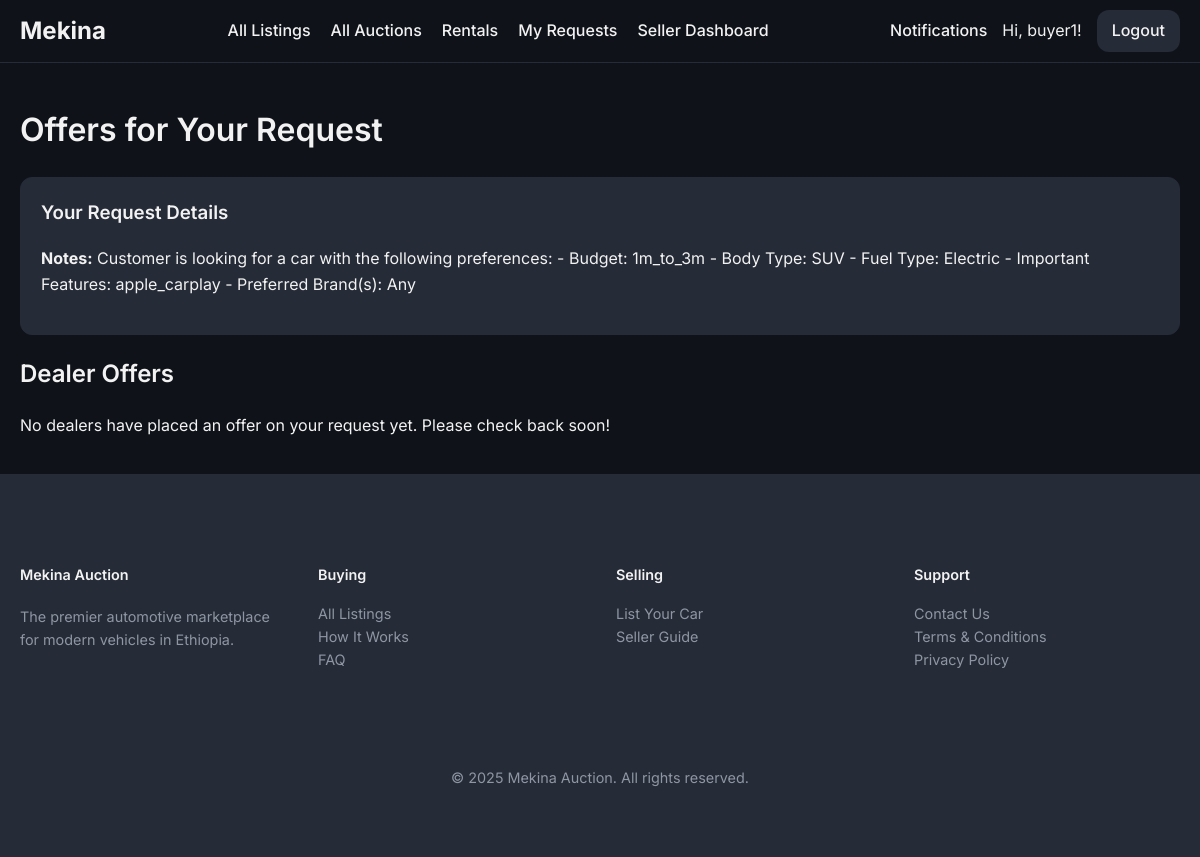
The page /requests/11 (signed in) on the database as committed earlier.
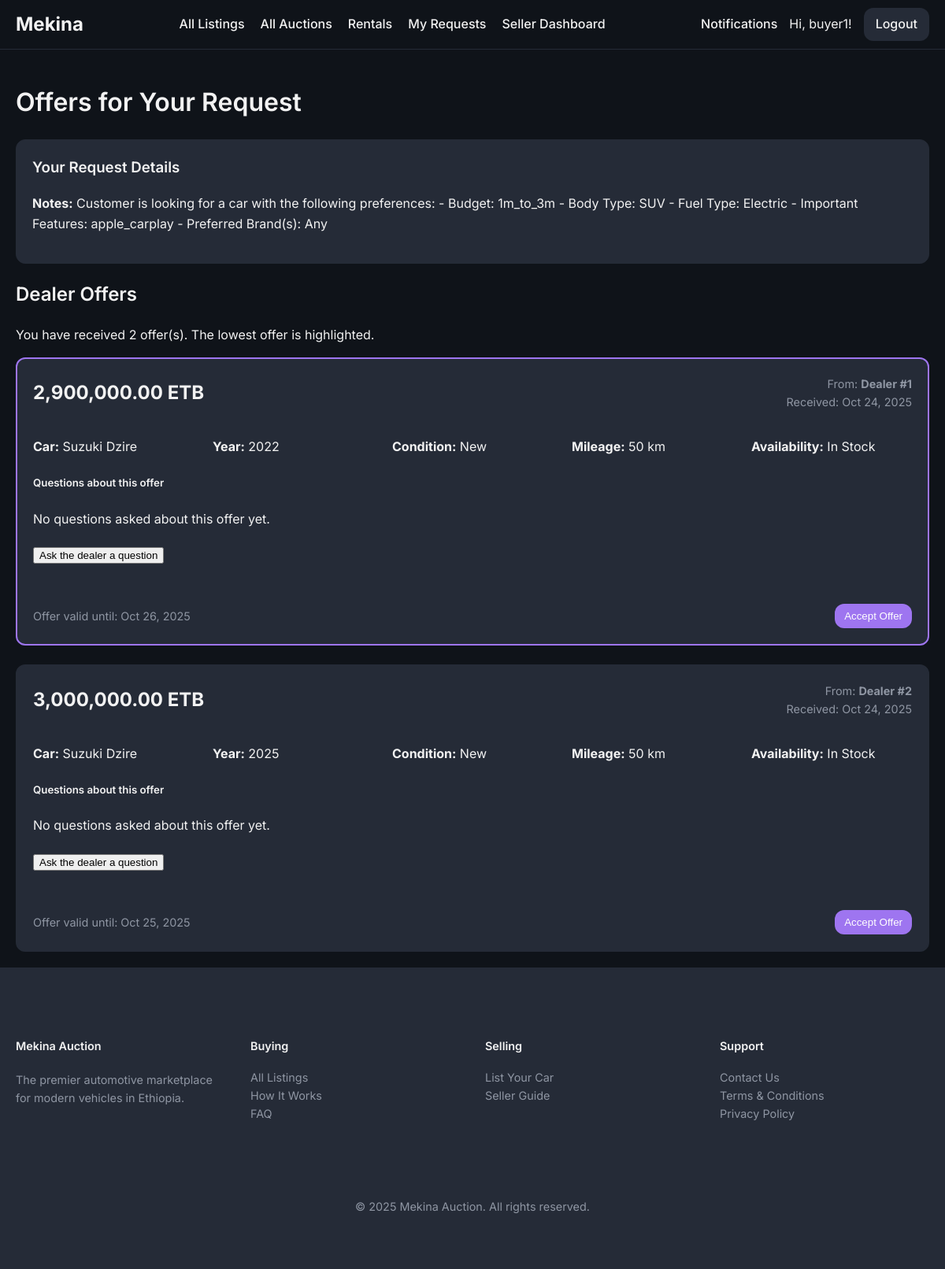
The same page on the database as committed later.
### models/user.py (models this page shows, shortened)
class User(UserMixin, db.Model):
    id = db.Column(db.Integer, primary_key=True)
    username = db.Column(db.String(64), index=True, unique=True, nullable=False)
    email = db.Column(db.String(120), index=True, unique=True, nullable=False)
    phone_number = db.Column(db.String(20), nullable=True)
    password_hash = db.Column(db.String(128))
    is_admin = db.Column(db.Boolean, default=False)
    is_dealer = db.Column(db.Boolean, default=False)
    is_rental_company = db.Column(db.Boolean, default=False)
    points = db.Column(db.Integer, nullable=False, default=5) # Points for dealers to bid
    cars = db.relationship('Car', backref='owner', lazy='dynamic')
    bids = db.relationship('Bid', backref='bidder', lazy='dynamic')
    dealer_bids = db.relationship('DealerBid', backref='dealer', lazy='dynamic')
    car_requests = db.relationship('CarRequest', backref='customer', lazy='dynamic')

### models/car_request.py (models this page shows)
class CarRequest(db.Model):
    __tablename__ = 'car_requests'
    id = db.Column(db.Integer, primary_key=True)
    make = db.Column(db.String(64), nullable=True)
    model = db.Column(db.String(64), nullable=True)
    min_year = db.Column(db.Integer, nullable=True)
    max_mileage = db.Column(db.Integer, nullable=True)
    notes = db.Column(db.Text, nullable=True)
    status = db.Column(db.String(20), default='active', nullable=False) # e.g., active, completed, expired
    created_at = db.Column(db.DateTime, default=datetime.utcnow)
    user_id = db.Column(db.Integer, db.ForeignKey('user.id'), nullable=False)
    dealer_bids = db.relationship('DealerBid', foreign_keys='DealerBid.request_id', backref='car_request', lazy='dynamic', cascade="all, delete-orphan")
    accepted_bid_id = db.Column(db.Integer, db.ForeignKey('dealer_bid.id', use_alter=True, name='fk_car_requests_accepted_bid_id'), nullable=True)
    accepted_bid = db.relationship('DealerBid', foreign_keys=[accepted_bid_id])

### models/dealer_bid.py (models this page shows, shortened)
class DealerBid(db.Model):
    id = db.Column(db.Integer, primary_key=True)
    price = db.Column(db.Float, nullable=False)
    timestamp = db.Column(db.DateTime, index=True, default=datetime.utcnow)
    status = db.Column(db.String(20), nullable=False, default='pending') # e.g., pending, accepted, rejected
    make = db.Column(db.String(64), nullable=False)
    model = db.Column(db.String(64), nullable=False)
    availability = db.Column(db.String(50), nullable=False)
    car_year = db.Column(db.Integer, nullable=False)
    mileage = db.Column(db.Integer, nullable=False)
    condition = db.Column(db.String(50), nullable=False)
    extras = db.Column(db.Text, nullable=True)
    valid_until = db.Column(db.Date, nullable=False)
    message = db.Column(db.Text, nullable=True)
    dealer_id = db.Column(db.Integer, db.ForeignKey('user.id'), nullable=False)
    request_id = db.Column(db.Integer, db.ForeignKey('car_requests.id'), nullable=False)
    deal = db.relationship('Deal', backref='accepted_bid', uselist=False, foreign_keys='Deal.accepted_bid_id')

### routes/request.py (the view)
@request_bp.route('/<int:request_id>')
@login_required
def request_detail(request_id):
    car_request = CarRequest.query.get_or_404(request_id)
    if car_request.user_id != current_user.id and not current_user.is_admin:
        abort(403)
    bids = car_request.dealer_bids.order_by(DealerBid.price.asc()).all()
    question_form = RequestQuestionForm()
    return render_template('request_detail.html', car_request=car_request, bids=bids, question_form=question_form)

### templates/request_detail.html (shortened to what this page needs)
{% extends "base.html" %}
{% macro offer_card(bid, loop_index, is_lowest=false) %}
<div class="offer-card {% if is_lowest %}lowest-bid-highlight{% endif %}">
    <div class="offer-header">
        <div class="offer-price">
            {{ '{:,.2f}'.format(bid.price) }} ETB
        </div>
        <div class="offer-meta">
            <span>From: <strong>Dealer #{{ loop_index }}</strong></span>
            <span>Received: {{ bid.timestamp.strftime('%b %d, %Y') }}</span>
        </div>
    </div>
    <div class="offer-details-grid">
        <div><strong>Car:</strong> {{ bid.make }} {{ bid.model }}</div>
        <div><strong>Year:</strong> {{ bid.car_year }}</div>
        <div><strong>Condition:</strong> {{ bid.condition }}</div>
        <div><strong>Mileage:</strong> {{ '{:,}'.format(bid.mileage) }} km</div>
        <div><strong>Availability:</strong> {{ bid.availability }}</div>
    </div>
    <div class="offer-qna-section" id="qna-for-bid-{{ bid.id }}">
        <h5>Questions about this offer</h5>
        {% if bid.questions.all() %}
            {% for q in bid.questions %}
            <div class="qna-item">
                <p class="question"><strong>Q:</strong> {{ q.question_text }} <span class="meta"> (from you, {{ q.timestamp.strftime('%b %d') }})</span></p>
                {% if q.answer_text %}
                <p class="answer"><strong>A:</strong> {{ q.answer_text }} <span class="meta">(from dealer, {{ q.answer_timestamp.strftime('%b %d') }})</span></p>
                {% else %}
                <p class="answer-pending"><em>Awaiting dealer response...</em></p>
                {% endif %}
            </div>
            {% endfor %}
        {% else %}
            <p class="no-questions-yet">No questions asked about this offer yet.</p>
        {% endif %}
        {% if car_request.status == 'active' %}
        <div class="ask-question-container">
            <button class="btn-link ask-question-btn" data-bid-id="{{ bid.id }}">Ask the dealer a question</button>
        </div>
        {% endif %}
    </div>
    <div class="offer-footer">
        <span class="valid-until">Offer valid until: {{ bid.valid_until.strftime('%b %d, %Y') }}</span>
        {% if car_request.status == 'active' %}
        <form action="{{ url_for('request.accept_offer', bid_id=bid.id) }}" method="POST" style="display: inline;">
            <button type="submit" class="btn approve" onclick="return confirm('Are you sure you want to accept this offer? This will close the request to other offers.');">Accept Offer</button>
        </form>
        {% elif bid.status == 'accepted' %}
            <span class="status-approved">Offer Accepted</span>
        {% endif %}
    </div>
</div>
{% endmacro %}
{% block content %}
    <h1>Offers for Your Request</h1>
    <div class="question-context">
        <h3>Your Request Details</h3>
        <p><strong>Notes:</strong> {{ car_request.notes or 'None' }}</p>
    </div>
    <h2>Dealer Offers</h2>
    {% if bids %}
        <p>You have received {{ bids|length }} offer(s). The lowest offer is highlighted.</p>
        <div class="offer-list">
            {% for bid in bids %}
                {{ offer_card(bid, loop.index, is_lowest=loop.first) }}
            {% endfor %}
        </div>
    {% else %}
        <p>No dealers have placed an offer on your request yet. Please check back soon!</p>
    {% endif %}
{% endblock %}

### templates/base.html (shortened to what this page needs)
<!DOCTYPE html>
<html lang="en">
<head>
    <link rel="stylesheet" href="{{ url_for('static', filename='css/style.css') }}">
</head>
<body>
    <nav>
        <a href="{{ url_for('main.home') }}" class="nav-brand">Mekina</a>
        <ul>
            {% if current_user.is_authenticated and current_user.is_admin %}
                <li><a href="{{ url_for('admin.dashboard') }}" class="{{ 'active' if request.endpoint == 'admin.dashboard' }}">Dashboard</a></li>
                <li><a href="{{ url_for('admin.rental_management') }}" class="{{ 'active' if request.endpoint == 'admin.rental_management' }}">Manage Rentals</a></li>
                <li><a href="{{ url_for('admin.user_management') }}" class="{{ 'active' if request.endpoint == 'admin.user_management' }}">Users</a></li>
                <li><a href="{{ url_for('auctions.list_auctions') }}" class="{{ 'active' if request.endpoint == 'auctions.list_auctions' }}">Manage Listings</a></li>
            {% elif current_user.is_authenticated and current_user.is_rental_company %}
                <li><a href="{{ url_for('rentals.dashboard') }}" class="{{ 'active' if request.endpoint == 'rentals.dashboard' }}">Rental Dashboard</a></li>
            {% elif current_user.is_authenticated %}
                <li><a href="{{ url_for('main.all_listings') }}" class="{{ 'active' if request.endpoint == 'main.all_listings' }}">All Listings</a></li>
                <li><a href="{{ url_for('auctions.list_auctions') }}" class="{{ 'active' if request.endpoint == 'auctions.list_auctions' }}">All Auctions</a></li>
                <li><a href="{{ url_for('rentals.list_rentals') }}" class="{{ 'active' if request.endpoint == 'rentals.list_rentals' }}">Rentals</a></li>
                {% if not current_user.is_dealer %}
                <li><a href="{{ url_for('request.my_requests') }}" class="{{ 'active' if request.endpoint == 'request.my_requests' }}">My Requests</a></li>
                {% endif %}
                {% if not current_user.is_dealer %}
                    <li><a href="{{ url_for('seller.dashboard') }}" class="{{ 'active' if request.endpoint == 'seller.dashboard' }}">Seller Dashboard</a></li>
                {% endif %}
            {% endif %}
        </ul>
        <div class="nav-right">
            {% if current_user.is_authenticated %}
                <a href="{{ url_for('main.notifications') }}">
                    Notifications
                </a>
                <span>Hi, {{ current_user.username }}!</span>
                <a href="{{ url_for('auth.logout') }}" class="nav-button">Logout</a>
            {% else %}
                <a href="{{ url_for('auth.login') }}" class="nav-button">Login</a>
                <a href="{{ url_for('auth.register') }}" class="nav-button">Register</a>
            {% endif %}
        </div>
    </nav>
    <main class="container">
        {% block content %}{% endblock %}
    </main>
    <footer class="site-footer">
        <div class="container">
            <div class="footer-grid">
                <div class="footer-brand">
                    <h4>Mekina Auction</h4>
                    <p>
                        The premier automotive marketplace for modern vehicles in Ethiopia.
                    </p>
                </div>
                <div class="footer-links">
                    <h4>Buying</h4>
                    <ul>
                        <li><a href="{{ url_for('main.all_listings') }}">All Listings</a></li>
                        <li><a href="{{ url_for('main.how_it_works') }}">How It Works</a></li>
                        <li><a href="#">FAQ</a></li>
                    </ul>
                </div>
                <div class="footer-links">
                    <h4>Selling</h4>
                    <ul>
                        <li><a href="{{ url_for('seller.submit_car') }}">List Your Car</a></li>
                        <li><a href="#">Seller Guide</a></li>
                    </ul>
                </div>
                <div class="footer-links">
                    <h4>Support</h4>
                    <ul>
                        <li><a href="#">Contact Us</a></li>
                        <li><a href="#">Terms & Conditions</a></li>
                        <li><a href="#">Privacy Policy</a></li>
                    </ul>
                </div>
            </div>
            <div class="footer-bottom">
                <p>&copy; {{ now.year }} Mekina Auction. All rights reserved.</p>
            </div>
        </div>
    </footer>
</body>
</html>

### static/css/style.css (style rules this page uses)
:root { --background: 220 25% 8%; --foreground: 0 0% 95%; --card: 220 20% 12%; --card-foreground: 0 0% 95%; --popover: 220 20% 12%; --popover-foreground: 0 0% 95%; --primary: 38 92% 50%; --primary-foreground: 220 70% 12%; --secondary: 220 20% 18%; --secondary-foreground: 0 0% 95%; --muted: 220 20% 16%; --muted-foreground: 220 10% 60%; --accent: 260 80% 70%; --accent-foreground: 0 0% 100%; --destructive: 0 62.8% 30.6%; --destructive-foreground: 0 0% 100%; --border: 220 20% 18%; --input: 220 20% 18%; --ring: 260 80% 70%; --radius: 0.75rem; --success: 142 76% 36%; --warning: 38 92% 50%; --info: 220 20% 18%; --gradient-primary: linear-gradient(135deg, hsl(220 20% 12%), hsl(220 20% 18%)); --gradient-accent: linear-gradient(135deg, hsl(260 80% 70%), hsl(260 70% 60%)); --shadow-card: 0 4px 6px -1px hsl(0 0% 0% / 0.3), 0 2px 4px -1px hsl(0 0% 0% / 0.2); --shadow-elevated: 0 10px 15px -3px hsl(0 0% 0% / 0.3), 0 4px 6px -2px hsl(0 0% 0% / 0.2); }
body { font-family: 'Inter', sans-serif; background-color: hsl(var(--background)); color: hsl(var(--foreground)); margin: 0; line-height: 1.6; display: flex; flex-direction: column; min-height: 100vh; }
main { flex-grow: 1; }
.container, .main-content, .sidebar { max-width: 1200px; margin: 20px auto; padding: 0 20px; }
h1, h2, h3, h4, h5, h6 { font-weight: 600; }
a { color: hsl(var(--accent)); text-decoration: none; }
nav { background-color: hsl(var(--background)); border-bottom: 1px solid hsl(var(--border)); padding: 10px 20px; display: flex; justify-content: space-between; align-items: center; }
.nav-brand { font-size: 1.5rem; font-weight: 700; color: hsl(var(--foreground)); text-decoration: none; }
nav ul { list-style: none; margin: 0; padding: 0; display: flex; gap: 20px; }
nav a { color: hsl(var(--foreground)); font-weight: 500; }
.nav-right { display: flex; align-items: center; gap: 15px; }
.nav-button { background-color: hsl(var(--info)); color: hsl(var(--foreground)); padding: 8px 15px; border-radius: var(--radius); font-weight: 500; }
.site-footer { background-color: hsl(var(--secondary)); border-top: 1px solid hsl(var(--border)); padding: 3rem 0; font-size: 0.9rem; }
.footer-grid { display: grid; grid-template-columns: repeat(4, 1fr); gap: 2rem; }
.footer-brand p { color: hsl(var(--muted-foreground)); margin-top: 1rem; }
.footer-links h4 { margin-bottom: 1rem; font-weight: 600; }
.footer-links ul { list-style: none; padding: 0; margin: 0; space-y: 0.5rem; }
.footer-links a { color: hsl(var(--muted-foreground)); }
.footer-bottom { margin-top: 3rem; padding-top: 2rem; border-top: 1px solid hsl(var(--border)); text-align: center; color: hsl(var(--muted-foreground)); }
.admin-actions, .question-context { background-color: hsl(var(--secondary)); border: 1px solid hsl(var(--border)); padding: 20px; margin-bottom: 20px; border-radius: var(--radius); }
.admin-actions h3, .question-context h3 { margin-top: 0; }
.btn, .button-group button, .button-group a { border: none; padding: 8px 12px; border-radius: var(--radius); cursor: pointer; font-weight: 500; text-decoration: none; display: inline-block; text-align: center; }
.btn.approve, .button-group .approve { background-color: hsl(var(--accent)); color: hsl(var(--accent-foreground)); }
.ask-question-container { margin-top: 20px; }
.offer-list { display: flex; flex-direction: column; gap: 1.5rem; }
.offer-card { background-color: hsl(var(--secondary)); border: 2px solid hsl(var(--border)); padding: 20px; border-radius: var(--radius); transition: border-color 0.3s; }
.offer-card.lowest-bid-highlight { border-color: hsl(var(--accent)); }
.offer-header { display: flex; justify-content: space-between; align-items: center; margin-bottom: 1rem; padding-bottom: 1rem; border-bottom: 1px solid hsl(var(--border)); }
.offer-price { font-size: 1.5rem; font-weight: 700; }
.offer-meta { text-align: right; color: hsl(var(--muted-foreground)); font-size: 0.9em; }
.offer-meta span { display: block; }
.offer-details-grid { display: grid; grid-template-columns: repeat(auto-fit, minmax(200px, 1fr)); gap: 0.5rem 1.5rem; margin-bottom: 1rem; }
.offer-footer { margin-top: 1.5rem; padding-top: 1.5rem; border-top: 1px solid hsl(var(--border)); display: flex; justify-content: space-between; align-items: center; }
.valid-until { font-size: 0.9em; color: hsl(var(--muted-foreground)); }

Rows that differ between the two databases and show on the page:
added DealerBid: price "2,900,000.00", loop_index "1", timestamp "Oct 24, 2025", make "Suzuki", model "Dzire", car_year "2022", condition "New", mileage "50", availability "In Stock", valid_until "Oct 26, 2025"
added DealerBid: price "3,000,000.00", loop_index "2", timestamp "Oct 24, 2025", make "Suzuki", model "Dzire", car_year "2025", condition "New", mileage "50", availability "In Stock", valid_until "Oct 25, 2025"
Other text that changed with them:
{{ bids|length }}: (not shown) → "2"
text no longer shown: "No dealers have placed an offer on your request yet. Please check back soon!"
text now shown: "You have received offer(s). The lowest offer is highlighted."
